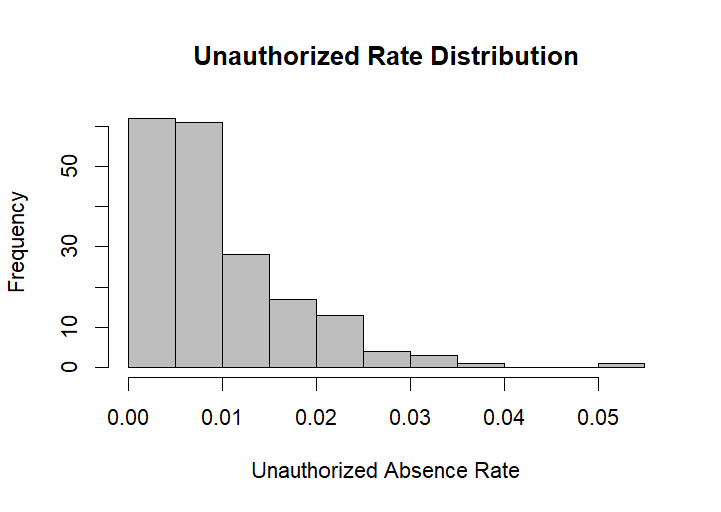

Source code (R):
#Histogram
hist(data$Rate, 
     col = "gray", 
     main = "Unauthorized Rate Distribution",
     xlab = "Unauthorized Absence Rate",
     ylab = "Frequency")
